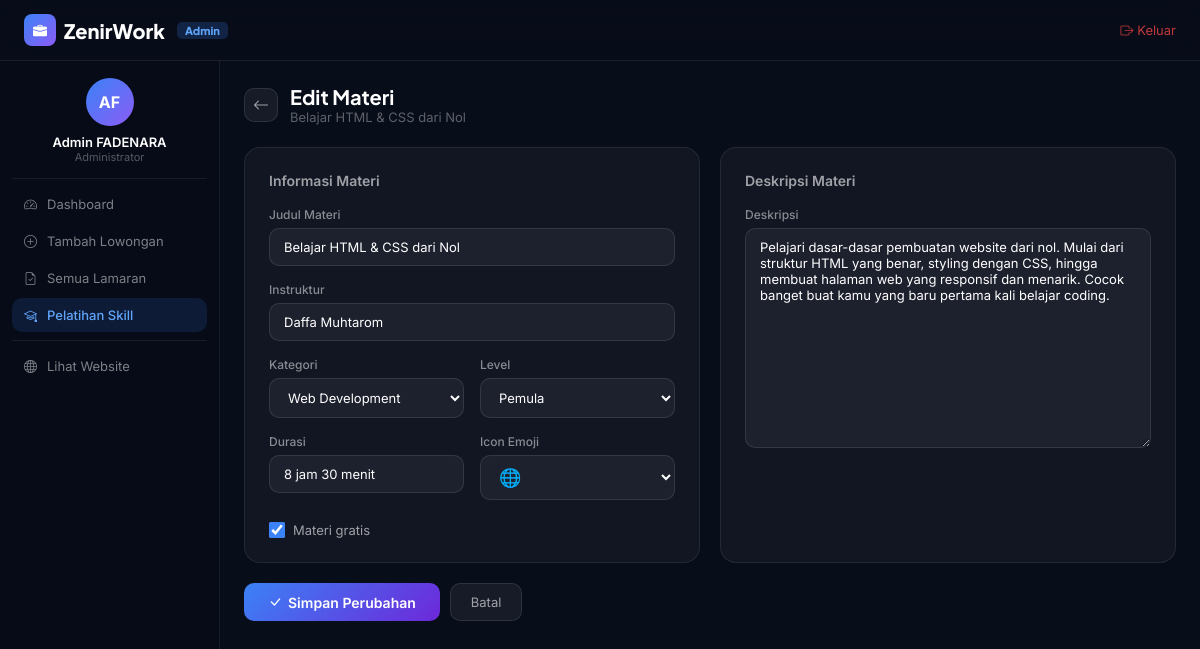
The app's page /admin/training_edit.php?id=1 (signed in) with its own data.
### tables this page shows
CREATE TABLE IF NOT EXISTS trainings (
    id          INT AUTO_INCREMENT PRIMARY KEY,
    judul       VARCHAR(200) NOT NULL,
    kategori    VARCHAR(80)  NOT NULL,
    deskripsi   TEXT         NOT NULL,
    instruktur  VARCHAR(100) NOT NULL,
    durasi      VARCHAR(50)  NOT NULL,
    level       ENUM('Pemula','Menengah','Lanjutan') NOT NULL DEFAULT 'Pemula',
    icon_emoji  VARCHAR(10)  NOT NULL DEFAULT '📚',
    is_gratis   TINYINT(1)   NOT NULL DEFAULT 1,
    created_at  TIMESTAMP DEFAULT CURRENT_TIMESTAMP
);

### config/db.php (called while the page is built, shortened)
<?php
function e($s){ return htmlspecialchars($s, ENT_QUOTES, 'UTF-8'); }

### admin/training_edit.php (the view, shortened to what this page needs)
<?php
require_once '../config/db.php';
$id = (int)($_GET['id'] ?? 0);
$st = $conn->prepare("SELECT * FROM trainings WHERE id=?");
$st->bind_param('i',$id); $st->execute();
$tr = $st->get_result()->fetch_assoc();
$katList = ['Web Development','Desain','Pemasaran','Data & Analitik','Pengembangan Diri','Teknologi','Keuangan','Lainnya'];
$lvlList = ['Pemula','Menengah','Lanjutan'];
$ikoList = ['📚','🌐','⚡','🎨','📣','🐍','✨','💡','🔧','📊','🎯','💼'];
?>
<!DOCTYPE html>
<html lang="id">
<head>
<link rel="stylesheet" href="https://cdn.jsdelivr.net/npm/bootstrap-icons@1.11.3/font/bootstrap-icons.css">
<link rel="stylesheet" href="../assets/style.css">
</head>
<body>
<nav class="navbar" style="position:fixed">
  <div class="nav-inner">
    <a href="index.php" class="logo">
      <div class="logo-box"><i class="bi bi-briefcase-fill" style="color:#fff;font-size:14px"></i></div>
      ZenirWork
      <span style="background:rgba(59,130,246,.2);color:#60a5fa;font-size:11px;padding:2px 8px;border-radius:5px;margin-left:4px">Admin</span>
    </a>
    <a href="../auth/logout.php" style="font-size:13px;color:rgba(239,68,68,.8);text-decoration:none"><i class="bi bi-box-arrow-right"></i> Keluar</a>
  </div>
</nav>
<div class="dash-wrap">
  <aside class="sidebar">
    <div class="sb-avatar"><?= e($_SESSION['avatar']??'AD') ?></div>
    <div class="sb-name"><?= e($_SESSION['name']) ?></div>
    <div class="sb-role">Administrator</div>
    <hr class="sb-hr">
    <a href="index.php" class="sb-link"><i class="bi bi-speedometer2"></i> Dashboard</a>
    <a href="create.php" class="sb-link"><i class="bi bi-plus-circle"></i> Tambah Lowongan</a>
    <a href="applications.php" class="sb-link"><i class="bi bi-file-earmark-check"></i> Semua Lamaran</a>
    <a href="training.php" class="sb-link on"><i class="bi bi-mortarboard"></i> Pelatihan Skill</a>
    <hr class="sb-hr">
    <a href="../index.php" class="sb-link"><i class="bi bi-globe"></i> Lihat Website</a>
  </aside>
  <main class="dash-main">
    <div style="display:flex;align-items:center;gap:12px;margin-bottom:22px">
      <a href="training.php" style="width:34px;height:34px;background:rgba(255,255,255,.06);border:1px solid rgba(255,255,255,.1);border-radius:10px;display:flex;align-items:center;justify-content:center;color:rgba(255,255,255,.6);text-decoration:none">
        <i class="bi bi-arrow-left"></i>
      </a>
      <div>
        <h1 style="font-family:'Plus Jakarta Sans',sans-serif;font-size:20px;font-weight:700;color:#fff">Edit Materi</h1>
        <p style="font-size:13px;color:rgba(255,255,255,.35)"><?= e($tr['judul']) ?></p>
      </div>
    </div>
    <form method="POST" novalidate>
      <div style="display:grid;grid-template-columns:1fr 1fr;gap:20px">
        <div class="form-card">
          <h3>Informasi Materi</h3>
          <div class="fg2">
            <label>Judul Materi</label>
            <input type="text" name="judul" class="fi2" value="<?= e($tr['judul']) ?>">
          </div>
          <div class="fg2">
            <label>Instruktur</label>
            <input type="text" name="instruktur" class="fi2" value="<?= e($tr['instruktur']) ?>">
          </div>
          <div class="form-row">
            <div class="fg2">
              <label>Kategori</label>
              <select name="kategori" class="fi2">
                <?php foreach($katList as $k): ?>
                <option value="<?= $k ?>" <?= $tr['kategori']==$k?'selected':'' ?>><?= $k ?></option>
                <?php endforeach; ?>
              </select>
            </div>
            <div class="fg2">
              <label>Level</label>
              <select name="level" class="fi2">
                <?php foreach($lvlList as $l): ?>
                <option value="<?= $l ?>" <?= $tr['level']==$l?'selected':'' ?>><?= $l ?></option>
                <?php endforeach; ?>
              </select>
            </div>
          </div>
          <div class="form-row">
            <div class="fg2">
              <label>Durasi</label>
              <input type="text" name="durasi" class="fi2" value="<?= e($tr['durasi']) ?>">
            </div>
            <div class="fg2">
              <label>Icon Emoji</label>
              <select name="icon_emoji" class="fi2" style="font-size:18px">
                <?php foreach($ikoList as $ik): ?>
                <option value="<?= $ik ?>" <?= $tr['icon_emoji']==$ik?'selected':'' ?>><?= $ik ?></option>
                <?php endforeach; ?>
              </select>
            </div>
          </div>
          <label style="display:flex;align-items:center;gap:8px;cursor:pointer;margin-top:6px">
            <input type="checkbox" name="is_gratis" value="1" <?= $tr['is_gratis']?'checked':'' ?> style="width:16px;height:16px;accent-color:#3b82f6">
            <span style="font-size:13px;color:rgba(255,255,255,.6)">Materi gratis</span>
          </label>
        </div>
        <div class="form-card">
          <h3>Deskripsi Materi</h3>
          <div class="fg2">
            <label>Deskripsi</label>
            <textarea name="deskripsi" class="fi2 ta2" style="min-height:220px"><?= e($tr['deskripsi']) ?></textarea>
          </div>
        </div>
      </div>
      <div style="display:flex;gap:10px;margin-top:20px">
        <button type="submit" class="btn-sm" style="padding:10px 24px;font-size:14px">
          <i class="bi bi-check-lg"></i> Simpan Perubahan
        </button>
        <a href="training.php" style="padding:10px 20px;background:rgba(255,255,255,.06);border:1px solid rgba(255,255,255,.1);border-radius:10px;font-size:13px;color:rgba(255,255,255,.6);text-decoration:none">Batal</a>
      </div>
    </form>
  </main>
</div>
</body>
</html>

### assets/style.css (style rules this page uses)
* { margin:0;padding:0;box-sizing:border-box; }
:root { --biru:#3b82f6; --biru2:#60a5fa; --ungu:#8b5cf6; --dark:#080d1a; --dark2:#0d1526; --card-bg:rgba(255,255,255,0.04); --border:rgba(255,255,255,0.08); }
body { font-family:'Inter',sans-serif; background:var(--dark); color:#e2e8f0; overflow-x:hidden; }
.navbar { position:fixed; top:0; left:0; right:0; z-index:99; padding:14px 0; background:rgba(8,13,26,.88); backdrop-filter:blur(14px); border-bottom:1px solid var(--border); }
.nav-inner { max-width:1200px; margin:0 auto; padding:0 24px; display:flex; align-items:center; justify-content:space-between; }
.logo { font-size:20px; font-family:'Plus Jakarta Sans',sans-serif; font-weight:800; color:#fff; text-decoration:none; display:flex; align-items:center; gap:8px; }
.logo-box { width:32px; height:32px; background:linear-gradient(135deg,#3b82f6,#8b5cf6); border-radius:8px; display:flex; align-items:center; justify-content:center; }
.logo span { color:#60a5fa; }
.dash-wrap { display:flex; min-height:100vh; padding-top:60px; }
.sidebar { width:220px; background:#060b17; border-right:1px solid rgba(255,255,255,.07); position:fixed; top:60px; left:0; bottom:0; overflow-y:auto; z-index:30; padding:18px 12px; }
.sb-avatar { width:48px; height:48px; background:linear-gradient(135deg,#3b82f6,#8b5cf6); border-radius:50%; display:flex; align-items:center; justify-content:center; font-weight:700; font-size:16px; color:#fff; margin:0 auto 8px; }
.sb-name { text-align:center; font-size:13px; font-weight:600; color:#fff; }
.sb-role { text-align:center; font-size:11px; color:rgba(255,255,255,.32); margin-bottom:14px; }
.sb-hr { border:none; border-top:1px solid rgba(255,255,255,.07); margin:8px 0; }
.sb-link { display:flex; align-items:center; gap:10px; padding:9px 12px; border-radius:10px; font-size:13px; color:rgba(255,255,255,.48); text-decoration:none; margin-bottom:3px; transition:all .15s; }
.sb-link.on { background:rgba(59,130,246,.14); color:#60a5fa; font-weight:500; }
.dash-main { flex:1; margin-left:220px; padding:24px; }
.btn-sm { background:linear-gradient(135deg,#3b82f6,#6d28d9); color:#fff; border:none; padding:8px 16px; border-radius:10px; font-size:13px; font-weight:600; cursor:pointer; font-family:inherit; display:inline-flex; align-items:center; gap:6px; text-decoration:none; transition:opacity .2s; }
.form-card { background:rgba(255,255,255,.04); border:1px solid rgba(255,255,255,.08); border-radius:16px; padding:24px; }
.form-card h3 { font-size:14px; font-weight:600; color:rgba(255,255,255,.6); margin-bottom:18px; }
.form-row { display:grid; grid-template-columns:1fr 1fr; gap:16px; }
.fg2 { margin-bottom:16px; }
.fg2 label { display:block; font-size:12px; font-weight:500; color:rgba(255,255,255,.5); margin-bottom:6px; }
.fi2 { width:100%; background:rgba(255,255,255,.05); border:1px solid rgba(255,255,255,.1); border-radius:10px; padding:10px 14px; font-size:13px; color:#fff; outline:none; font-family:inherit; transition:border-color .2s; }
.fi2::placeholder { color:rgba(255,255,255,.2); }
.ta2 { resize:vertical; min-height:110px; }

### records on screen
trainings: judul "Belajar HTML & CSS dari Nol", instruktur "Daffa Muhtarom", kategori "Web Development", level "Pemula", durasi "8 jam 30 menit", icon_emoji "🌐", is_gratis "☑", deskripsi "Pelajari dasar-dasar pembuatan website dari nol. Mulai dari struktur HTML yang benar, styling dengan CSS, hingga membuat halaman web yang responsif dan menarik. Cocok banget buat kamu yang baru pertama kali belajar coding."

### other values on screen
$_SESSION['avatar'] "AF"
$_SESSION['name'] "Admin FADENARA"
